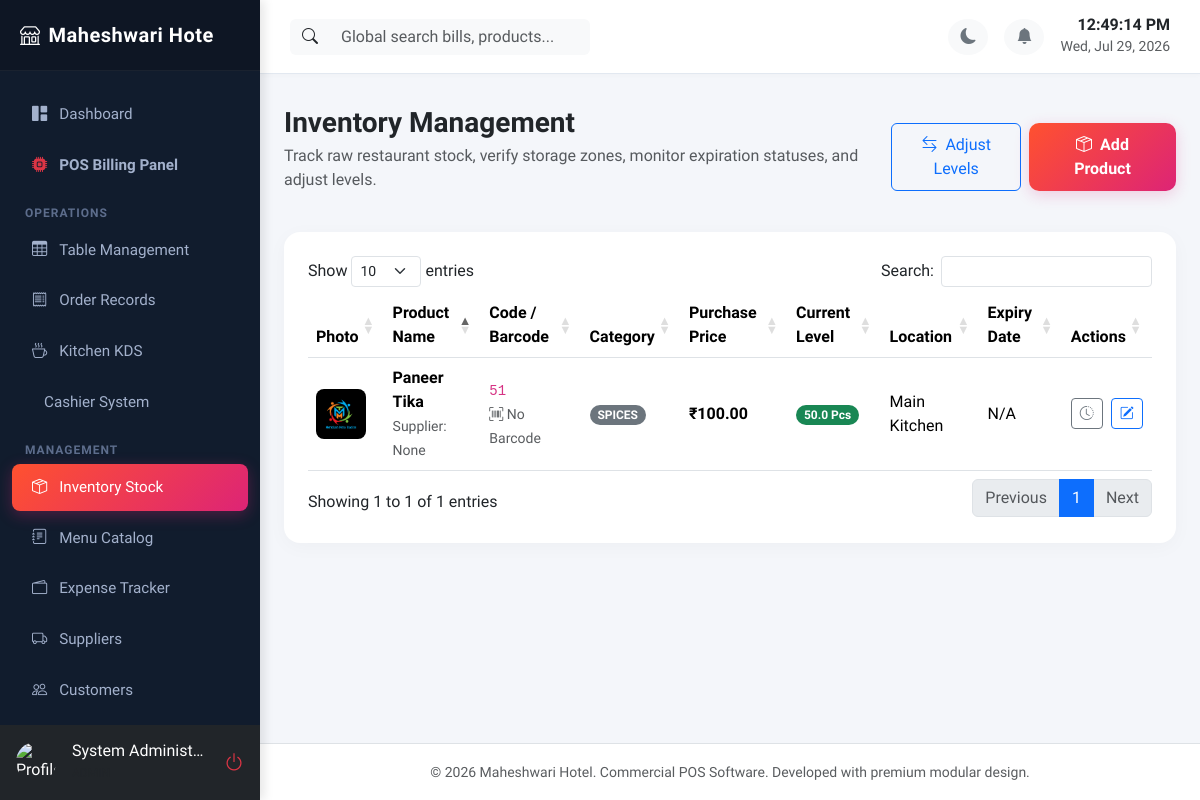
The page /inventory (signed in) on the database its author committed.
### app/models/__init__.py (models this page shows, shortened)
class RestaurantSetting(db.Model):
    __tablename__ = 'restaurant_settings'
    id = db.Column(db.Integer, primary_key=True)
    key = db.Column(db.String(100), unique=True, nullable=False)
    value = db.Column(db.Text, nullable=True)

class User(db.Model, UserMixin):
    __tablename__ = 'users'
    id = db.Column(db.Integer, primary_key=True)
    employee_id = db.Column(db.String(50), unique=True, nullable=False)
    username = db.Column(db.String(80), unique=True, nullable=False)
    password_hash = db.Column(db.String(200), nullable=False)
    name = db.Column(db.String(120), nullable=False)
    email = db.Column(db.String(120), unique=True, nullable=True)
    mobile = db.Column(db.String(15), nullable=True)
    role = db.Column(db.String(50), nullable=False, default='Cashier') # Admin, Manager, Cashier, Waiter, Kitchen, Store Manager
    permissions = db.Column(db.Text, nullable=True) # JSON stored as string for custom permission flags
    status = db.Column(db.String(20), default='Active') # Active, Disabled
    photo = db.Column(db.String(250), nullable=True)
    joining_date = db.Column(db.Date, nullable=True)
    shift = db.Column(db.String(50), nullable=True) # Day, Night, Evening
    fingerprint_enabled = db.Column(db.Boolean, default=False)
    credentials = db.relationship('WebAuthnCredential', backref='user', lazy=True, cascade='all, delete-orphan')
    attendances = db.relationship('Attendance', backref='user', lazy=True, cascade='all, delete-orphan')
    activity_logs = db.relationship('ActivityLog', backref='user', lazy=True)
    def has_permission(self, permission):
        if self.role == 'Admin':
            return True
        perms = self.get_permissions_list()
        return permission in perms

class Product(db.Model):
    __tablename__ = 'products'
    id = db.Column(db.Integer, primary_key=True)
    name = db.Column(db.String(120), nullable=False)
    code = db.Column(db.String(50), unique=True, nullable=False)
    barcode = db.Column(db.String(100), unique=True, nullable=True)
    category_id = db.Column(db.Integer, db.ForeignKey('categories.id'), nullable=False)
    purchase_price = db.Column(db.Float, default=0.0)
    selling_price = db.Column(db.Float, default=0.0)
    gst_percent = db.Column(db.Float, default=0.0)
    supplier_id = db.Column(db.Integer, db.ForeignKey('suppliers.id'), nullable=True)
    current_stock = db.Column(db.Float, default=0.0)
    min_stock = db.Column(db.Float, default=0.0)
    max_stock = db.Column(db.Float, default=0.0)
    unit = db.Column(db.String(20), default='Kg') # Kg, Litre, Pcs, Pkts
    description = db.Column(db.Text, nullable=True)
    photo = db.Column(db.String(250), nullable=True)
    storage_location = db.Column(db.String(100), nullable=True) # Main Kitchen, Cold Storage, Pantry
    expiry_date = db.Column(db.Date, nullable=True)
    stock_histories = db.relationship('StockHistory', backref='product', lazy=True, cascade='all, delete-orphan')

class Category(db.Model):
    __tablename__ = 'categories'
    id = db.Column(db.Integer, primary_key=True)
    name = db.Column(db.String(100), unique=True, nullable=False) # Sweets, Samosa, Cold Drink, Bakery, etc.
    type = db.Column(db.String(50), default='Inventory') # 'Inventory' or 'Menu'
    products = db.relationship('Product', backref='category_rel', lazy=True)

### app/routes/inventory.py (the view)
@inventory_bp.route('/inventory')
@login_required
@permission_required('inventory')
def index():
    products = Product.query.all()
    categories = Category.query.filter_by(type='Inventory').all()
    today = date.today()
    expired_products = Product.query.filter(Product.expiry_date <= today).all()
    for ep in expired_products:
        trigger_notification('expiry_alert', 'Product Expired', f"Product {ep.name} (Code: {ep.code}) has expired!")
    low_stock_products = Product.query.filter(Product.current_stock <= Product.min_stock).all()
    for lp in low_stock_products:
        trigger_notification('low_stock', 'Low Stock Alert', f"Product {lp.name} is running low on stock ({lp.current_stock} {lp.unit} remaining)")
    return render_template(
        'inventory/list.html',
        products=products,
        categories=categories,
        expired_products=expired_products,
        low_stock_products=low_stock_products
    )

### app/templates/inventory/list.html (shortened to what this page needs)
{% extends "base.html" %}
{% block content %}
<div class="d-flex align-items-center justify-content-between mb-4">
    <div>
        <h3 class="fw-bold mb-1">Inventory Management</h3>
        <p class="text-muted">Track raw restaurant stock, verify storage zones, monitor expiration statuses, and adjust levels.</p>
    </div>
    <div class="d-flex gap-2">
        <button class="btn btn-outline-primary" data-bs-toggle="modal" data-bs-target="#adjustStockModal"><i class="bi bi-arrow-left-right me-2"></i>Adjust Levels</button>
        <a href="{{ url_for('inventory.add_product') }}" class="btn btn-gradient"><i class="bi bi-box-seam me-2"></i>Add Product</a>
    </div>
</div>
<div class="card card-custom p-4">
    <div class="table-responsive">
        <table class="table table-hover align-middle" id="inventory-grid-table">
            <thead>
                <tr>
                    <th>Photo</th>
                    <th>Product Name</th>
                    <th>Code / Barcode</th>
                    <th>Category</th>
                    <th>Purchase Price</th>
                    <th>Current Level</th>
                    <th>Location</th>
                    <th>Expiry Date</th>
                    <th>Actions</th>
                </tr>
            </thead>
            <tbody>
                {% for p in products %}
                <tr>
                    <td>
                        <img src="{{ url_for('static', filename=p.photo if p.photo else 'uploads/profiles/default.png') }}" onerror="this.src='https://cdn-icons-png.flaticon.com/512/3252/3252179.png'" class="rounded-3" width="50" height="50" alt="Product">
                    </td>
                    <td>
                        <div class="fw-bold">{{ p.name }}</div>
                        <small class="text-muted">Supplier: {{ p.supplier_rel.name if p.supplier_rel else "None" }}</small>
                    </td>
                    <td>
                        <div><code>{{ p.code }}</code></div>
                        <small class="text-muted"><i class="bi bi-upc-scan"></i> {{ p.barcode or "No Barcode" }}</small>
                    </td>
                    <td><span class="badge bg-secondary rounded-pill text-uppercase">{{ p.category_rel.name if p.category_rel else "N/A" }}</span></td>
                    <td class="fw-bold">{{ p.purchase_price | currency }}</td>
                    <td>
                        {% if p.current_stock <= p.min_stock %}
                        <span class="badge bg-danger rounded-pill fw-bold">{{ p.current_stock }} {{ p.unit }} (Low Alert)</span>
                        {% else %}
                        <span class="badge bg-success rounded-pill fw-bold">{{ p.current_stock }} {{ p.unit }}</span>
                        {% endif %}
                    </td>
                    <td>{{ p.storage_location or "Main Kitchen" }}</td>
                    <td>
                        {% if p.expiry_date %}
                            {% if p.expiry_date <= today %}
                            <span class="text-danger fw-bold">{{ p.expiry_date.strftime('%Y-%m-%d') }} (Expired)</span>
                            {% else %}
                            {{ p.expiry_date.strftime('%Y-%m-%d') }}
                            {% endif %}
                        {% else %}
                        N/A
                        {% endif %}
                    </td>
                    <td>
                        <div class="d-flex gap-2">
                            <a href="{{ url_for('inventory.product_history', id=p.id) }}" class="btn btn-sm btn-outline-secondary" title="Stock Movement History"><i class="bi bi-clock-history"></i></a>
                            <a href="{{ url_for('inventory.edit_product', id=p.id) }}" class="btn btn-sm btn-outline-primary" title="Edit Parameters"><i class="bi bi-pencil-square"></i></a>
                        </div>
                    </td>
                </tr>
                {% endfor %}
            </tbody>
        </table>
    </div>
</div>
{% endblock %}

### app/templates/base.html (shortened to what this page needs)
<!DOCTYPE html>
<html lang="en" data-bs-theme="light">
<head>
    <link href="https://cdn.jsdelivr.net/npm/bootstrap@5.3.1/dist/css/bootstrap.min.css" rel="stylesheet">
    <link href="https://cdn.jsdelivr.net/npm/bootstrap-icons@1.10.5/font/bootstrap-icons.css" rel="stylesheet">
    <link href="https://cdn.jsdelivr.net/npm/sweetalert2@11.7.27/dist/sweetalert2.min.css" rel="stylesheet">
    <link href="https://cdn.datatables.net/1.13.6/css/dataTables.bootstrap5.min.css" rel="stylesheet">
</head>
<body>
    <div id="sidebar" class="d-flex flex-column">
        <div class="logo d-flex align-items-center justify-content-between">
            <span><i class="bi bi-shop me-2"></i>{{ restaurant_name[:15] }}</span>
        </div>
        <div class="flex-grow-1 mt-3">
            <a href="{{ url_for('dashboard.index') }}" class="nav-link {% if request.endpoint == 'dashboard.index' %}active{% endif %}">
                <i class="bi bi-grid-1x2-fill"></i> Dashboard
            </a>
            {% if current_user.has_permission('orders') %}
            <a href="{{ url_for('orders.pos_interface') }}" class="nav-link {% if request.endpoint == 'orders.pos_interface' %}active{% endif %}">
                <i class="bi bi-cpu-fill text-danger"></i> <b>POS Billing Panel</b>
            </a>
            {% endif %}
            <div class="nav-header">Operations</div>
            {% if current_user.has_permission('tables') %}
            <a href="{{ url_for('tables.layout') }}" class="nav-link {% if request.endpoint == 'tables.layout' %}active{% endif %}">
                <i class="bi bi-table"></i> Table Management
            </a>
            {% endif %}
            {% if current_user.has_permission('orders') %}
            <a href="{{ url_for('orders.list_orders') }}" class="nav-link {% if request.endpoint == 'orders.list_orders' %}active{% endif %}">
                <i class="bi bi-receipt"></i> Order Records
            </a>
            {% endif %}
            {% if current_user.has_permission('kitchen') %}
            <a href="{{ url_for('kitchen.display') }}" class="nav-link {% if request.endpoint == 'kitchen.display' %}active{% endif %}">
                <i class="bi bi-cup-hot"></i> Kitchen KDS
            </a>
            {% endif %}
            {% if current_user.has_permission('billing') %}
            <a href="{{ url_for('billing.index') }}" class="nav-link {% if request.endpoint == 'billing.index' %}active{% endif %}">
                 Cashier System
            </a>
            {% endif %}
            <div class="nav-header">Management</div>
            {% if current_user.has_permission('inventory') %}
            <a href="{{ url_for('inventory.index') }}" class="nav-link {% if 'inventory' in request.endpoint %}active{% endif %}">
                <i class="bi bi-box-seam"></i> Inventory Stock
            </a>
            {% endif %}
            {% if current_user.has_permission('menu') %}
            <a href="{{ url_for('menu.list_menu') }}" class="nav-link {% if 'menu' in request.endpoint %}active{% endif %}">
                <i class="bi bi-journal-text"></i> Menu Catalog
            </a>
            {% endif %}
            {% if current_user.has_permission('expenses') %}
            <a href="{{ url_for('expenses.list_expenses') }}" class="nav-link {% if 'expenses' in request.endpoint and 'suppliers' not in request.url %}active{% endif %}">
                <i class="bi bi-wallet2"></i> Expense Tracker
            </a>
            {% endif %}
            {% if current_user.has_permission('suppliers') %}
            <a href="{{ url_for('expenses.list_suppliers') }}" class="nav-link {% if 'suppliers' in request.endpoint %}active{% endif %}">
                <i class="bi bi-truck"></i> Suppliers
            </a>
            {% endif %}
            {% if current_user.has_permission('customers') %}
            <a href="{{ url_for('customers.index') }}" class="nav-link {% if 'customers' in request.endpoint %}active{% endif %}">
                <i class="bi bi-people"></i> Customers
            </a>
            {% endif %}
            {% if current_user.has_permission('attendance') %}
            <a href="{{ url_for('attendance.index') }}" class="nav-link {% if 'attendance' in request.endpoint %}active{% endif %}">
            </a>
            {% endif %}
        </div>
        <div class="p-3 bg-dark d-flex align-items-center gap-3">
            <img src="{{ url_for('static', filename=current_user.photo if current_user.photo else 'uploads/profiles/default.png') }}" onerror="this.src='https://cdn-icons-png.flaticon.com/512/3135/3135715.png'" class="rounded-circle" width="40" height="40" alt="Profile">
            <div class="overflow-hidden">
                <h6 class="mb-0 text-white text-truncate">{{ current_user.name }}</h6>
                <small class="text-muted text-uppercase" style="font-size: 0.75rem;">{{ current_user.role }}</small>
            </div>
            <a href="{{ url_for('auth.logout') }}" class="text-danger ms-auto fs-5" title="Logout"><i class="bi bi-power"></i></a>
        </div>
    </div>
    <div id="content">
        <nav class="navbar navbar-expand navbar-main align-items-center justify-content-between">
            <div class="d-flex align-items-center gap-3">
                <div class="position-relative d-none d-md-block" style="width: 300px;">
                    <div class="input-group">
                        <span class="input-group-text bg-light border-0"><i class="bi bi-search"></i></span>
                        <input type="text" class="form-control bg-light border-0" id="global-search-input" placeholder="Global search bills, products...">
                    </div>
                </div>
            </div>
            <div class="d-flex align-items-center gap-3">
                <button class="btn btn-light rounded-circle border-0 text-secondary" id="theme-toggle-btn"><i class="bi bi-moon-fill"></i></button>
                <div class="dropdown">
                    <button class="btn btn-light rounded-circle border-0 text-secondary position-relative" type="button" data-bs-toggle="dropdown" aria-expanded="false" id="notif-dropdown-btn">
                        <i class="bi bi-bell-fill"></i>
                    </button>
                </div>
                <div class="text-end d-none d-sm-block">
                    <h6 class="mb-0 fw-bold" id="live-time">00:00:00</h6>
                    <small class="text-muted" id="live-date">July 24, 2026</small>
                </div>
            </div>
        </nav>
        <div class="container-fluid px-4 py-3 flex-grow-1">
            {% block content %}{% endblock %}
        </div>
        <footer class="bg-white py-3 border-top mt-auto text-center text-muted">
            <small>&copy; 2026 {{ restaurant_name }}. Commercial POS Software. Developed with premium modular design.</small>
        </footer>
    </div>
</body>
</html>

### rows shown on the page
RestaurantSetting: value "Maheshwari Hote", value "Maheshwari Hotel"
User: name "System Administ…"
Product: photo (picture), name "Paneer Tika", supplier_rel "None", code "51", barcode "No Barcode", category_rel "SPICES", purchase_price "₹100.00", current_stock "50.0", unit "Pcs", storage_location "Main Kitchen", shows "N/A"
